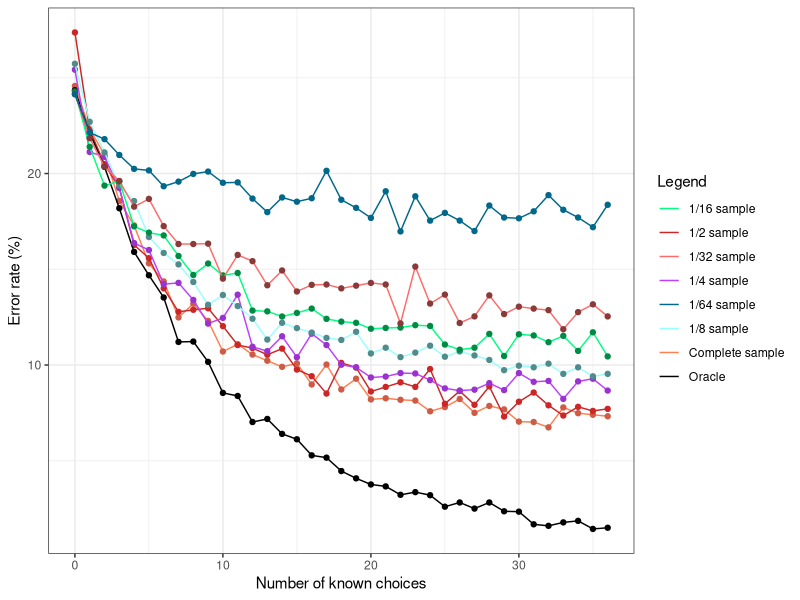

Write the R code that produced this figure.
library(ggplot2)

#--------------------------------------------------------------------------------------------
#Parametres globaux
dataset_name = "alarm"
taille_img_x = 1024/2
taille_img_y = 720/2
#fin parametres globaux
#--------------------------------------------------------------------------------------------

#--------------------------------------------------------------------------------------------
#data

#oracle

oracleVrai = c(0.7565026010404161,0.7787114845938375,0.7965186074429772,0.8181272509003601,0.84093637454982,0.8531412565026011,0.8647458983593438,0.8879551820728291,0.8877551020408163,0.898359343737495,0.9145658263305322,0.9161664665866347,0.9297719087635054,0.928171268507403,0.9359743897559024,0.9387755102040817,0.9471788715486195,0.9483793517406963,0.9553821528611445,0.9591836734693877,0.9623849539815926,0.9633853541416567,0.9677871148459384,0.9663865546218487,0.9679871948779512,0.9739895958383353,0.9717887154861945,0.9749899959983993,0.9717887154861945,0.976390556222489,0.9765906362545018,0.9831932773109243,0.9839935974389756,0.9821928771508603,0.9813925570228091,0.985594237695078,0.9849939975990396)

#VPOP

#1
dRC = c(0.7426970788315326,0.7657062825130052,0.7841136454581833,0.8103241296518607,0.8239295718287315,0.8407362945178071,0.8545418167266907,0.866546618647459,0.8625450180072028,0.868547418967587,0.8865546218487395,0.8775510204081632,0.89015606242497,0.8903561424569828,0.8975590236094437,0.8951580632252901,0.9041616646658663,0.9027611044417767,0.9083633453381352,0.9039615846338536,0.9123649459783914,0.90656262505002,0.90656262505002,0.9067627050820328,0.9151660664265706,0.9131652661064426,0.9081632653061225,0.915766306522609,0.9143657462985194,0.9125650260104041,0.9181672669067628,0.9187675070028011,0.9245698279311725,0.9135654261704682,0.9139655862344938,0.9165666266506602,0.9185674269707883)
#2
oracle = c(0.7463323552947453,0.7802080554814618,0.7972792744731928,0.7988797012536677,0.8378234195785543,0.8367564683915711,0.8508935716190984,0.863430248066151,0.863430248066151,0.8644971992531342,0.8799679914643905,0.8759669245132036,0.8839690584155775,0.8861029607895439,0.888503600960256,0.8903707655374766,0.8922379301146972,0.9029074419845292,0.8834355828220859,0.8927714057081888,0.9069085089357162,0.8973059482528675,0.9023739663910376,0.8994398506268338,0.8906375033342224,0.9111763136836489,0.9074419845292078,0.9093091491064283,0.9082421979194452,0.9127767404641237,0.9050413443584956,0.908508935716191,0.9066417711389704,0.9218458255534809,0.9066417711389704,0.9069085089357162,0.9090424113096826)
#4
rc = c(0.7389117512574302,0.7821216278006401,0.7848651120256058,0.8042981252857796,0.8333333333333334,0.8294467306812986,0.8509373571101966,0.8447645176040238,0.8573388203017832,0.8644261545496114,0.8699131229995427,0.8573388203017832,0.8733424782807498,0.8852309099222679,0.8765432098765432,0.8870598994055784,0.8692272519433013,0.8843164151806127,0.8884316415180613,0.8845450388660265,0.8900320073159579,0.8943758573388203,0.8831732967535436,0.8907178783721994,0.892318244170096,0.8927754915409236,0.8978052126200274,0.8952903520804756,0.8877457704618198,0.8904892546867855,0.8831732967535436,0.8891175125743027,0.8845450388660265,0.897119341563786,0.8936899862825789,0.8879743941472337,0.8982624599908551)
#8
Naif = c(0.7407723490505654,0.7729891188393428,0.7853637721356945,0.8005120546191594,0.8126733518241945,0.8299551952208235,0.8393428632387455,0.8401962876040111,0.850650736078515,0.8555579261787924,0.856411350544058,0.8527842969916791,0.8617452528269682,0.8743332622146363,0.8662257307446127,0.8749733304885855,0.8692127160230425,0.8687860038404096,0.8728397695754214,0.8689993599317261,0.87945380840623,0.8766801792191167,0.873693193940687,0.8702794964796245,0.8749733304885855,0.8734798378493706,0.8773202474930659,0.8775336035843824,0.8719863452101557,0.8777469596756987,0.8724130573927885,0.8734798378493706,0.8715596330275229,0.8749733304885855,0.8728397695754214,0.8856411350544058,0.8728397695754214)
#16
jointree = c(0.7381788147842246,0.77782366301879,0.7945488333677473,0.8048730125954987,0.8269667561428866,0.829857526326657,0.8259343382201115,0.8331612636795375,0.8399752219698534,0.844104893660954,0.8484410489366095,0.851951269874045,0.859797646087136,0.8602106132562461,0.8579392938261409,0.8554614908114805,0.8564939087342556,0.8569068759033657,0.8593846789180261,0.858971711748916,0.8550485236423704,0.8633078670245715,0.8569068759033657,0.8558744579805906,0.8527772042122651,0.8583522609952509,0.8641338013627916,0.8618624819326863,0.858971711748916,0.8577328102415858,0.8531901713813752,0.8509188519512699,0.8507123683667148,0.8579392938261409,0.8498864340284947,0.8498864340284947,0.8600041296716912)
#32
wmv = c(0.7358260516155253,0.7652916073968705,0.7878479983743142,0.7959764275553749,0.8028855923592766,0.8106076000812843,0.8160942897785003,0.823816297500508,0.8254419833367201,0.8252387726071937,0.8248323511481406,0.8189392399918716,0.8258484047957733,0.828896565738671,0.8193456614509246,0.8313350944929893,0.8171103434261329,0.8228002438528754,0.8276773013615119,0.8114204429993904,0.8138589717537086,0.8142653932127616,0.8215809794757163,0.8106076000812843,0.8110140215403373,0.8162975005080269,0.8248323511481406,0.8142653932127616,0.8065433854907539,0.828896565738671,0.8144686039422881,0.813249339565129,0.8221906116642959,0.8303190408453567,0.8087787035155456,0.8114204429993904,0.8177199756147124)
#64
lextree = c(0.7225806451612903,0.7596774193548387,0.7727822580645162,0.7925403225806451,0.7955645161290322,0.7989919354838709,0.8042338709677419,0.8008064516129032,0.7891129032258064,0.7939516129032258,0.79375,0.7846774193548387,0.7967741935483871,0.7977822580645161,0.7872983870967742,0.7921370967741935,0.7776209677419355,0.7715725806451613,0.7764112903225806,0.7721774193548387,0.7828629032258064,0.7667338709677419,0.7848790322580645,0.7677419354838709,0.7689516129032258,0.7729838709677419,0.76875,0.7633064516129032,0.7637096774193548,0.7566532258064517,0.7625,0.7681451612903226,0.7528225806451613,0.7719758064516129,0.7554435483870968,0.7616935483870968,0.7570564516129032)

#NAIVE BAYES VOTER

#1
dRC = c(0.7543017206882753,0.7767106842737095,0.7903161264505802,0.8143257302921169,0.8271308523409364,0.8469387755102041,0.8563425370148059,0.8751500600240096,0.8679471788715486,0.8769507803121248,0.8929571828731493,0.8891556622649059,0.8945578231292517,0.8977591036414566,0.9009603841536614,0.8991596638655462,0.9101640656262505,0.8997599039615847,0.912765106042417,0.9071628651460584,0.9179671868747499,0.9173669467787114,0.9181672669067628,0.9185674269707883,0.9241696678671468,0.921968787515006,0.9177671068427371,0.924969987995198,0.9213685474189676,0.9231692677070829,0.9295718287314926,0.9297719087635054,0.9325730292116847,0.9221688675470188,0.9251700680272109,0.9259703881552621,0.9267707082833133)
#2
oracle = c(0.7263270205388104,0.7772739397172579,0.7951453720992264,0.8074153107495332,0.8372899439850627,0.8442251267004535,0.8599626567084556,0.8722325953587623,0.8711656441717791,0.8703654307815417,0.8797012536676447,0.8895705521472392,0.891170978927714,0.8946385702854095,0.8914377167244598,0.9023739663910376,0.905841557748733,0.9149106428380902,0.8989063750333423,0.9013070152040544,0.913843691651107,0.9114430514803947,0.9090424113096826,0.9114430514803947,0.9021072285942918,0.9202453987730062,0.9135769538543612,0.9207788743664977,0.9111763136836489,0.9269138436916511,0.919178447586023,0.9143771672445986,0.9210456121632435,0.9263803680981595,0.9218458255534809,0.9239797279274473,0.9229127767404641)
#4
rc = c(0.7457704618198445,0.7887517146776406,0.7912665752171925,0.807498856881573,0.8363054412437129,0.8399634202103338,0.8577960676726109,0.8571101966163694,0.866026520347508,0.8783721993598537,0.8754000914494742,0.8632830361225423,0.8904892546867855,0.8927754915409236,0.8850022862368542,0.895976223136717,0.8836305441243713,0.8895747599451304,0.8998628257887518,0.9012345679012346,0.9064929126657522,0.9060356652949245,0.9042066758116141,0.904435299497028,0.9078646547782351,0.9122085048010974,0.9133516232281664,0.9128943758573388,0.9094650205761317,0.9131229995427527,0.9042066758116141,0.9087791495198903,0.9083219021490626,0.9176954732510288,0.9085505258344765,0.9071787837219936,0.9133516232281664)
#8
Naif = c(0.7426925538724131,0.7729891188393428,0.7889908256880734,0.8062726690847024,0.8143802005547258,0.8331555365905696,0.8414764241519095,0.8474503947087689,0.8566247066353745,0.8685726477490933,0.8634521015574995,0.8692127160230425,0.8758267548538511,0.8867079155109878,0.8779603157670152,0.8807339449541285,0.8830808619586089,0.8858544911457222,0.8869212716023043,0.8826541497759761,0.8939620226157456,0.890975037337316,0.8958822274375934,0.8935353104331129,0.8899082568807339,0.8956688713462769,0.8928952421591636,0.8950288030723277,0.8973757200768082,0.9027096223597184,0.9003627053552379,0.9012161297205035,0.8992959248986558,0.904629827181566,0.9012161297205035,0.9059099637294645,0.904629827181566)
#16
jointree = c(0.7571753045632872,0.7860830064009912,0.8063183976873839,0.8040470782572785,0.8275862068965517,0.8308899442494322,0.8323353293413174,0.8430724757381788,0.8529836877968201,0.8469956638447244,0.8531901713813752,0.851951269874045,0.8715672104067727,0.8719801775758828,0.8746644641750981,0.8728061119141028,0.8705347924839976,0.8759033656824282,0.8773487507743134,0.8779682015279785,0.881065455296304,0.8806524881271939,0.8804460045426389,0.8792071030353087,0.8796200702044188,0.8893247986785051,0.8920090852777204,0.8909766673549453,0.8837497418955194,0.8953128226306009,0.8839562254800744,0.8845756762337394,0.8880858971711749,0.8847821598182944,0.8926285360313855,0.8829238075572992,0.8955193062151559)
#32
wmv = c(0.7583824425929689,0.7815484657589921,0.7963828490144279,0.8039016460069092,0.8173135541556594,0.813249339565129,0.8274740906319854,0.8368217841902053,0.8368217841902053,0.8366185734606787,0.8549075391180654,0.8425116846169478,0.8457630562893721,0.8583621215200162,0.8506401137980085,0.8616134931924405,0.8581589107904898,0.8579557000609632,0.8599878073562284,0.8585653322495428,0.8571428571428571,0.8579557000609632,0.8782767730136151,0.8486080065027434,0.8679130258077626,0.8632391790286527,0.8780735622840886,0.8746189798821378,0.8636456004877058,0.8733997155049786,0.8695387116439748,0.8705547652916074,0.8713676082097135,0.8813249339565129,0.8723836618573461,0.8683194472668156,0.8746189798821378)
#64
lextree = c(0.7586693548387097,0.7786290322580646,0.7820564516129033,0.7903225806451613,0.7975806451612903,0.7983870967741935,0.8066532258064516,0.8042338709677419,0.8002016129032258,0.7989919354838709,0.8048387096774193,0.8046370967741936,0.8131048387096774,0.8201612903225807,0.8125,0.8147177419354839,0.8129032258064516,0.7985887096774194,0.8137096774193548,0.8179435483870968,0.8231854838709678,0.8092741935483871,0.8302419354838709,0.8118951612903226,0.8245967741935484,0.8205645161290323,0.8245967741935484,0.8300403225806452,0.816733870967742,0.822983870967742,0.8233870967741935,0.819758064516129,0.8112903225806452,0.8189516129032258,0.822983870967742,0.8280241935483871,0.8163306451612903)


#--------------------------------------------------------------------------------------------
#parametres graphes
# -- manuels
x_pas_erreur = 4
y_pas_erreur = 3
x_legend_erreur = 0
y_legend_erreur = 50
y_padding_erreur = 1

x_pas_time = 4
y_pas_time = 3
x_legend_time = 0
y_legend_time = 0.013
y_padding_time = 0.01

# -- auto calcul

#MAJ VERS ERROR
dRC = 100-100*dRC
oracle = 100-100*oracle
Naif = 100-100*Naif
rc = 100-100*rc
jointree = 100-100*jointree
wmv = 100-100*wmv
lextree = 100-100*lextree
oracleVrai = 100-100*oracleVrai


nb_val = length(rc)
nb_val = length(dRC)
nb_val = length(oracle)
nb_val = length(Naif)
nb_val = length(jointree)
nb_val = length(wmv)
nb_val = length(lextree)

min_val_erreur = 30000
min_val_erreur = min(min_val_erreur,100-100*rc)
min_val_erreur = min(min_val_erreur,100-100*dRC)
min_val_erreur = min(min_val_erreur,100-100*oracle)
min_val_erreur = min(min_val_erreur,100-100*Naif)
min_val_erreur = min(min_val_erreur,100-100*jointree)
min_val_erreur = min(min_val_erreur,100-100*wmv)
min_val_erreur = min(min_val_erreur,100-100*lextree)
min_val_erreur = min(min_val_erreur,100-100*oracleVrai)
min_val_erreur = ceiling(min_val_erreur)

max_val_erreur = 30000
max_val_erreur = max(max_val_erreur,100-100*rc)
max_val_erreur = max(max_val_erreur,100-100*dRC)
max_val_erreur = max(max_val_erreur,100-100*oracle)
max_val_erreur = max(max_val_erreur,100-100*Naif)
max_val_erreur = max(max_val_erreur,100-100*jointree)
max_val_erreur = max(max_val_erreur,100-100*wmv)
max_val_erreur = max(max_val_erreur,100-100*lextree)
max_val_erreur = max(max_val_erreur,100-100*oracleVrai)
max_val_erreur = floor(max_val_erreur)

size = 0:(nb_val-1)
x_lim_erreur = c(0,(nb_val-1))
if(min_val_erreur-y_padding_erreur <= 0){
  min_val_erreur = min_val_erreur+y_padding_erreur+0.00001
}
y_lim_erreur = c((min_val_erreur-y_padding_erreur),(max_val_erreur+y_padding_erreur))
x_axp_erreur = c(0, (nb_val-1), x_pas_erreur)
y_axp_erreur = c((min_val_erreur-y_padding_erreur),(max_val_erreur+y_padding_erreur),y_pas_erreur)


png(file=paste("Taux_erreur_sur_",dataset_name,".png",sep=""), bg="white", width=taille_img_x, height=taille_img_y, pointsize = 12)
(ggplot(NULL, aes(size)) + #scale_y_log10(breaks = round(seq(0, 100, by = 5),1)) + annotation_logticks(sides="l") +
  ylab("Error rate (%)") + xlab("Number of known choices") + theme_bw() #+ theme(legend.position="bottom")
+geom_line(aes(y=dRC, colour="Complete sample",shape="a")) + geom_point(aes(y=dRC), colour="coral3") 
+geom_line(aes(y=oracle, colour="1/2 sample",shape="b")) + geom_point(aes(y=oracle), colour="firebrick3") 
+geom_line(aes(y=oracleVrai, colour="Oracle",shape="b")) + geom_point(aes(y=oracleVrai), colour="black") 
+geom_line(aes(y=rc, colour="1/4 sample")) + geom_point(aes(y=rc), colour="darkorchid3") 
+geom_line(aes(y=Naif, colour="1/8 sample")) + geom_point(aes(y=Naif), colour="darkslategray4") 
+geom_line(aes(y=jointree, colour="1/16 sample")) + geom_point(aes(y=jointree), colour="springgreen4") 
+geom_line(aes(y=wmv, colour="1/32 sample")) + geom_point(aes(y=wmv), colour="indianred4") 
+geom_line(aes(y=lextree, colour="1/64 sample")) + geom_point(aes(y=lextree), colour="deepskyblue4") 
+ scale_colour_manual(name = 'Legend', guide = 'legend',
                      values =c(NULL
                                ,'Complete sample'='coral' #dRC
                                ,'Oracle'='black' #oracleVrai
                                ,'1/2 sample'='firebrick3' #oracle
                                ,'1/4 sample'='darkorchid1' #rc
                                ,'1/8 sample'='darkslategray1' #Naif
                                ,'1/16 sample'='springgreen' #jointree
                                ,'1/32 sample'='indianred1' #wmv
                                ,'1/64 sample'='deepskyblue4' #lextree
                      )))
dev.off()

